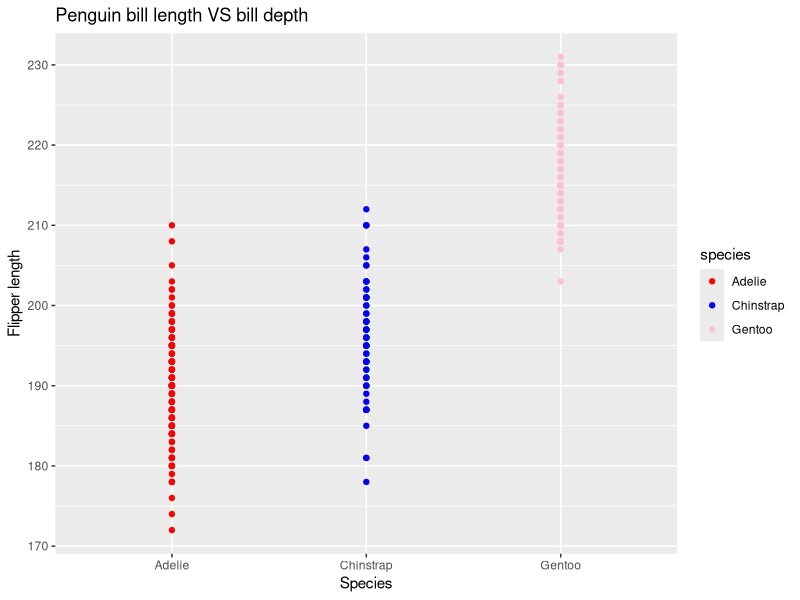

The R source for this figure:
## ---- chunk 1
library(tidyverse)
library(palmerpenguins)

## ---- chunk 2
fx <- expression(x^2)
df_dx <- D(expr = fx, name = "x")
df_dx
## ---- chunk 3
pa <- expression(2 * ((3*a) + 2)^4 - 5)
da_db <- D(expr = pa, name = "a")
a <- 1.2
eval(da_db)
## ---- chunk 4
library(palmerpenguins)
## ---- chunk 5
library(ggplot2)
## ---- chunk 6
ggplot(data = penguins, aes(x = species, y = flipper_length_mm)) + geom_point(aes(color = species)) + scale_color_manual(values = c("red", "blue", "pink")) + labs(x = "Species", y = "Flipper length", title = "Penguin bill length VS bill depth")
